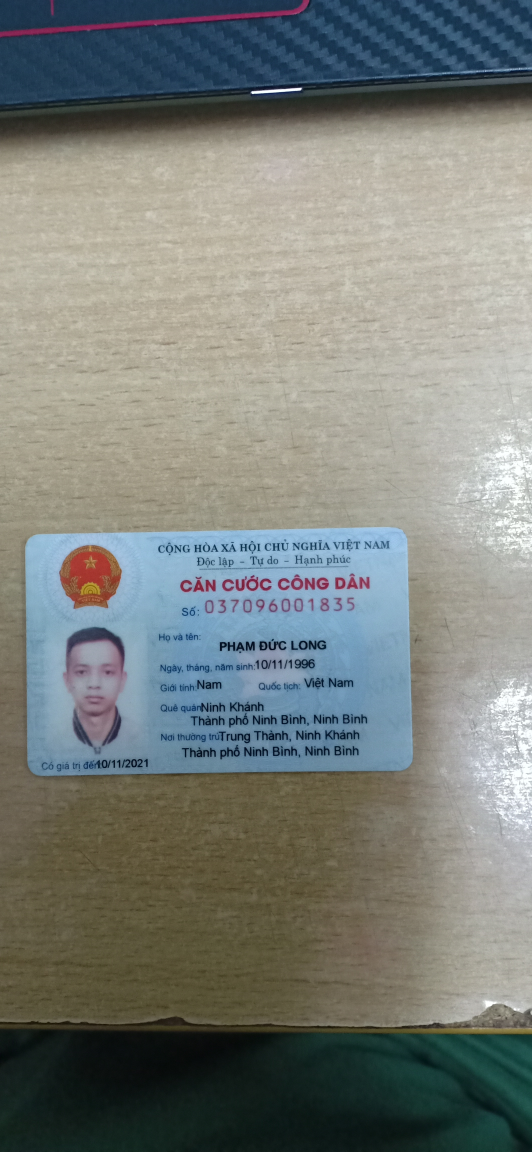
#> input picture NhanDangMau/api/photos/img_09.05.20-21.08.29.jpg, 2128 x 4608 px (shown at 1/4 size)
$ python -i detector.py   (imports and definitions only)
#> lines starting #> are read from the running program, lines starting #| are printed output that depends on the picture
import cv2
import numpy as np
import statistics
import copy
import pytesseract
from PIL import Image
from util.util import get_contour_boxes, get_img_from_box, get_threshold_img, find_max_box, show_img, draw_rec, plot_img
from util.resize import resize_img_by_height, resize_img_by_width
from matplotlib import pyplot as plt
def plot_img(img):
    plt.imshow(img)
    plt.show()

def cropout_unimportant_part(img):
    h, w, _ = img.shape
    x = get_information_x_axis(img)
    y = get_information_y_axis(img)
    pic = img[int(1.2*y):int(0.9*h), 0:int(0.9 * x)]
    img = img[y:h, x:w]

    return img, pic


# [207 lines left out: functions crop_label, get_info_list, get_main_text, remove_name_label, remove_smaller_area, get_name and 7 more, not called in this run]


def detect_info(img):
    img, face = cropout_unimportant_part(img)
    # plot_img(img)
    orig = img.copy()
    img, ratio = resize_img_by_height(img)
    label_img = crop_label(img)
    # plot_img(label_img)
    kernel = cv2.getStructuringElement(cv2.MORPH_RECT, (15, 15))
    threshold_img = get_threshold_img(label_img, kernel)
    kernel = cv2.getStructuringElement(cv2.MORPH_RECT, (label_img.shape[1]//2, 5))
    dilation = cv2.dilate(threshold_img, kernel, iterations=1)
    # plot_img(dilation)
    contour_boxes = get_contour_boxes(dilation)
    contour_boxes.sort(key=lambda t: t[2] * t[3], reverse=True)
    contour_boxes = contour_boxes[:5]
    info_list = get_info_list(img, contour_boxes)
    # get number part
    x, y, _, _ = info_list[0]
    number_box = (0, 0, img.shape[1], info_list[0][1])
    number_box = get_main_text(img, number_box, 5)
    number_img = get_img_from_box(orig, ratio, number_box)
    # get name part
    name_box = info_list[0]
    name_box = get_name(img, get_main_text(img, name_box, 5))
    name_img = get_img_from_box(orig, ratio, name_box, padding=2)
    # plot_img(name_img)
    tmpls = list(name_box)
    tmpls[1] = int(tmpls[1] * 0.9) # Keo len 1 chut de tranh mat dau
    tmpls[3] = int(tmpls[3] * 1.1) # Keo xuong 1 chut de tranh mat dau
    tmpls[0] = int(tmpls[0] * 0.99) # Keo len 1 chut de tranh mat dau
    tmpls[2] = int(tmpls[2] * 1.01) # Keo xuong 1 chut de tranh mat dau
    name_box = tuple(tmpls)
    name_img = get_img_from_box(orig, ratio, name_box, padding=2)
    # plot_img(name_img)
    # name_img = cut_blank_part(name_img)
    # get dob part
    dob_box = info_list[1]
    dob_box = get_main_text(img, dob_box, 5)
    # dob_img = get_img_from_box(orig, ratio, dob_box)
    # plot_img(dob_img)
    tmpls = list(dob_box)
    tmpls[1] = int(tmpls[1] * 0.99) # Gian no len 1
    tmpls[3] = int(tmpls[3] * 1.01) # Gian no xuong 1
    # tmpls[0] = int(tmpls[2] * 0.3) # Cat phan chu di
    dob_box = tuple(tmpls)
    dob_img = get_img_from_box(orig, ratio, dob_box)
    # plot_img(dob_img)
    # get gender_and national part
    gender_and_nationality_box = info_list[2]
    gender_and_nationality_box = get_main_text( img, gender_and_nationality_box, 5)
    # gender_n_nation_img = get_img_from_box( orig, ratio, gender_and_nationality_box, padding=2)
    # plot_img(gender_n_nation_img)
    tmpls = list(gender_and_nationality_box)
    tmpls[1] = int(tmpls[1] * 0.99) # Gian no len 1
    tmpls[3] = int(tmpls[3] * 1.01) # Gian no xuong 1
    gender_and_nationality_box = tuple(tmpls)
    gender_n_nation_img = get_img_from_box( orig, ratio, gender_and_nationality_box, padding=2)
    # plot_img(gender_n_nation_img)
    h, w, _ = gender_n_nation_img.shape
    gender_img = gender_n_nation_img[0:h, 0:int(w/3)]
    # plot_img(gender_img)
    nation_img = gender_n_nation_img[0:h, int(w/3):int(w)]
    # plot_img(nation_img)
    nation_img = cut_blank_part(nation_img)
    # plot_img(nation_img)
    # get country part
    country_box = info_list[3]
    x, y, x1, y1 = country_box
    last_y = gender_and_nationality_box[-1]
    country_img = process_result(
        orig, ratio, get_two_lines_img(img, (x, int(last_y+3), x1, int(y1+3))))[0]
    country_result = get_text_from_two_lines(img, (x, int(last_y+3), x1, int(y1+3)))
    # plot_img(country_img)
    country_img_list = process_result(orig, ratio, country_result)
    # [4 lines of commented-out code are left out]
    address_box = info_list[4]
    x, y, x1, y1 = address_box
    last_y = get_last_y(country_result)
    address_img = process_result(
        orig, ratio, get_two_lines_img(img, (x+40, last_y, x1, y1)))[0]
    # plot_img(address_img)
    result = get_text_from_two_lines(img, (x+40, last_y, x1, y1))
    address_img_list = process_result(orig, ratio, result)
    # [4 lines of commented-out code are left out]
    return face, number_img, name_img, dob_img, gender_img, nation_img, country_img, \
        address_img, country_img_list, address_img_list
#(x, y, width, height)

>>> import cv2
>>> picture = cv2.imread('../../api/photos/img_09.05.20-21.08.29.jpg', cv2.IMREAD_GRAYSCALE)
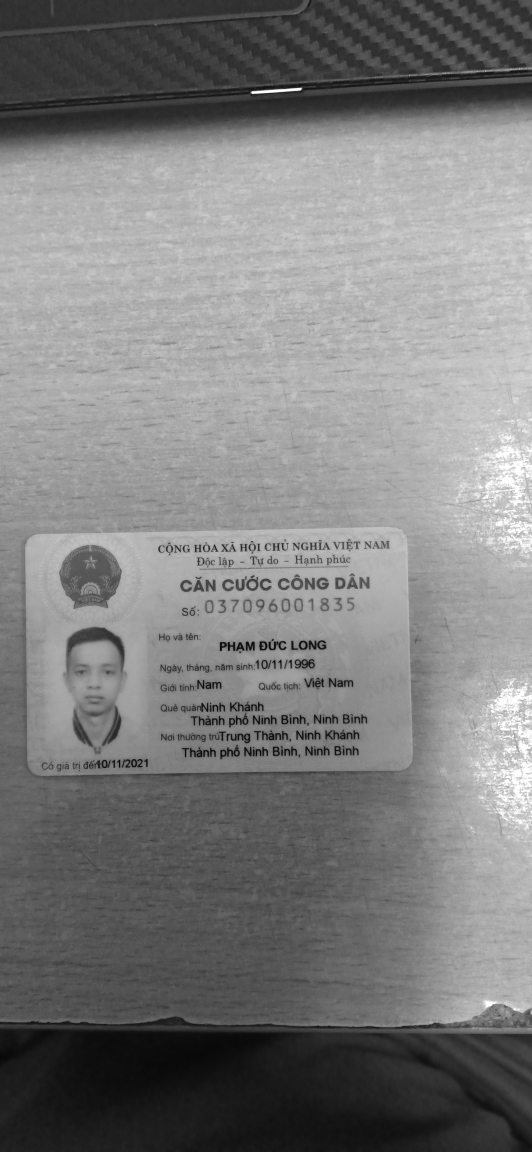
#> picture: shape (4608, 2128) (shown at 1/4 size); min 0, max 255, mean 126
#> (the run stopped early here; a loop or call above may not have finished)
